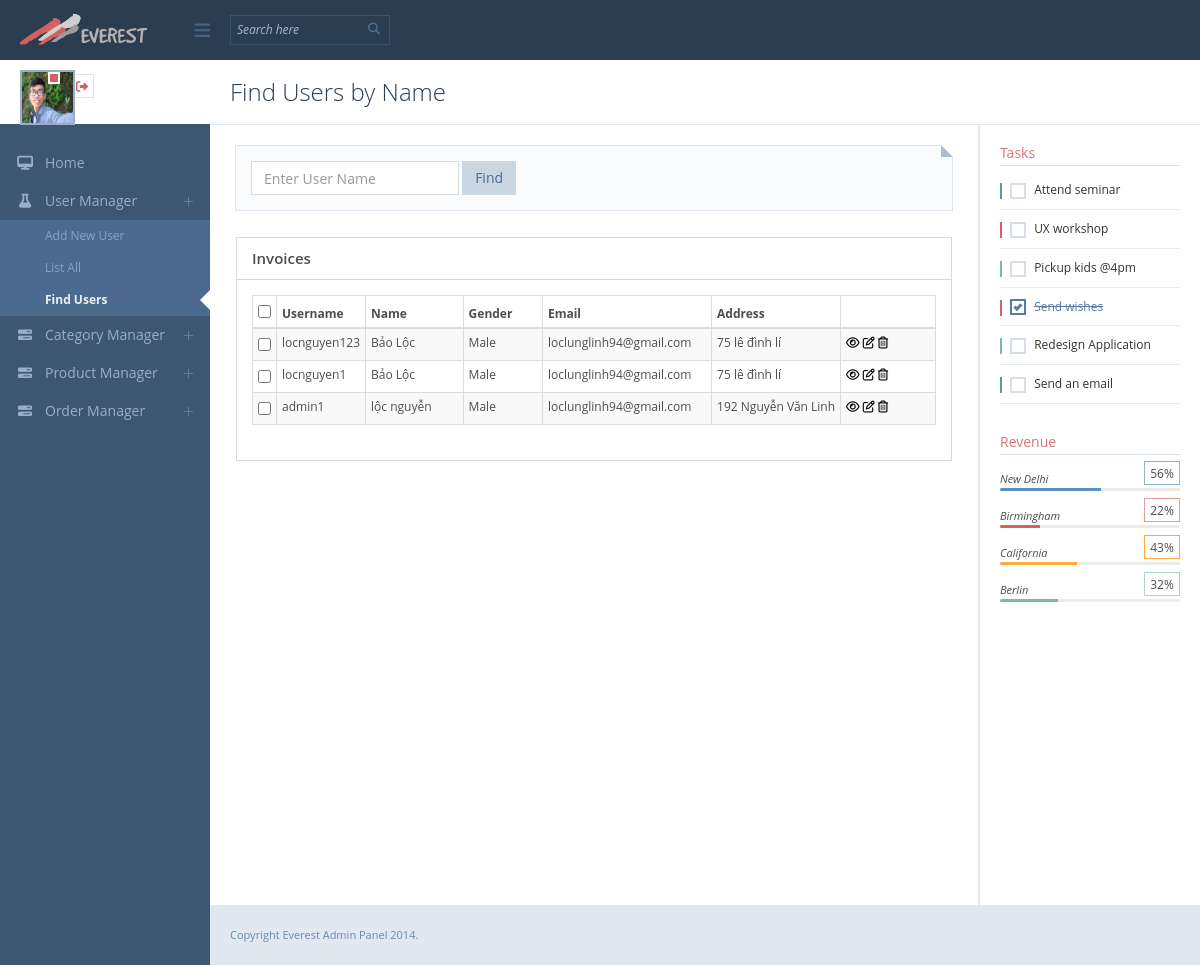
Page /back_end/index.php?action=customer_find (signed in) on the committed database.
### tables this page shows
CREATE TABLE `customer` (
  `id_customer` int(10) NOT NULL,
  `username` varchar(50) NOT NULL,
  `password` varchar(50) NOT NULL,
  `name_customer` varchar(50) NOT NULL,
  `birthday` date NOT NULL,
  `gender` tinyint(1) NOT NULL,
  `address` varchar(100) NOT NULL,
  `phone` varchar(50) NOT NULL,
  `email` text NOT NULL
);

### model/data/DatabaseUtils.php (called while the page is built, shortened)
<?php
class DatabaseUtils {
    public static $dns = "mysql:host=localhost;dbname=aoquan_db";
    public static $username = 'root';
    public static $password = '';
    public static function connect() {
        $options = array(\PDO::ATTR_ERRMODE => \PDO::ERRMODE_EXCEPTION);
        $db = new \PDO( self::$dns, self::$username, self::$password, $options);
        return $db;
    }
}

### model/data/CustomerDao.php (called while the page is built, shortened)
<?php
class CustomerDao {
    private $db;
    function __construct($db) {
        $this->db = $db;
    }
    function findAll() {
        $sql = "select * from customer";
        $command = $this->db->prepare($sql);
        $command->execute();
        $result = $command->fetchAll();
        return $result;
    }
}

### back_end/views/customers/find.php (the view, shortened to what this page needs)
<?php include 'common/header.php'; ?>
<div class="dashboard-wrapper">
    <div class="top-bar">
        <div class="page-title">
            Find Users by Name
        </div>
    </div>
    <div class="main-container">
        <div class="container-fluid">
            <div class="spacer">
                <?php include 'search_form.php';?>
                <div class="row">
                    <div class="col-md-12 col-sm-12 col-xs-12">
                        <div class="panel">
                            <div class="panel-heading">
                                <h4 class="panel-title">Invoices</h4>
                            </div>
                            <div class="panel-body">
                                <div class="table-responsive">
                                    <div id="dt_example" class="table-responsive example_alt_pagination clearfix">
                                        <table class="table table-condensed table-striped table-hover table-bordered pull-left" id="data-table">
                                            <thead>
                                                <tr>
                                                    <th style="width:3%">
                                                        <input type="checkbox">
                                                    </th>
                                                    <th style="width:10%">Username</th>
                                                    <th style="width:15%">Name</th>
                                                    <th style="width:12%">Gender</th>
                                                    <th style="width:25%">Email</th>
                                                    <th style="width:20%">Address</th>
                                                    <th style="width:15%">&nbsp;</th>
                                                </tr>
                                            </thead>
                                            <tbody>
                                                <?php
                                                if (!empty($result)):
                                                    $ch = 'A';
                                                    foreach ($result as $row) :
                                                        ?>
                                                        <tr class="grade<?= $ch ?>">
                                                            <td>
                                                                <input type="checkbox">
                                                            </td>
                                                            <td><?= $row['username'] ?></td>
                                                            <td><?= $row['name_customer'] ?></td>
                                                            <td>
                                                                <?= $row['gender'] == 0 ? 'Female' : 'Male' ?>
                                                            </td>
                                                            <td>
                                                                <?= $row['email'] ?>
                                                            </td>
                                                            <td>
                                                                <?= $row['address'] ?>
                                                            </td>
                                                            <td>
                                                                <?php include 'common/list_control_buttons.php'; ?>
                                                            </td>
                                                        </tr>
                                                        <?php
                                                        $ch ++;
                                                    endforeach;
                                                endif;
                                                ?>
                                            </tbody>
                                        </table>
                                    </div>
                                </div>
                            </div>
                        </div>
                    </div>
                </div>
            </div>
        </div>
    </div>
    <div class="right-sidebar">
        <div class="add-on clearfix">
            <div class="add-on-wrapper">
                <h5>Tasks</h5>
                <div class="todo">
                    <fieldset class="todo-list">
                        <label class="todo-list-item info">
                            <span class="todo-list-mark"></span>
                            <span class="todo-list-desc">Attend seminar</span>
                        </label>
                        <label class="todo-list-item danger">
                            <span class="todo-list-mark"></span>
                            <span class="todo-list-desc">UX workshop</span>
                        </label>
                        <label class="todo-list-item success">
                            <span class="todo-list-mark"></span>
                            <span class="todo-list-desc">Pickup kids @4pm</span>
                        </label>
                        <label class="todo-list-item danger">
                            <span class="todo-list-mark"></span>
                            <span class="todo-list-desc">Send wishes</span>
                        </label>
                        <label class="todo-list-item success">
                            <span class="todo-list-mark"></span>
                            <span class="todo-list-desc">Redesign Application</span>
                        </label>
                        <label class="todo-list-item info">
                            <span class="todo-list-mark"></span>
                            <span class="todo-list-desc">Send an email</span>
                        </label>
                    </fieldset>
                </div>
            </div>
        </div>
        <div class="add-on clearfix">
            <div class="add-on-wrapper">
                <h5>Revenue</h5>
                <ul class="revenue-from">
                    <li>
                        <small>New Delhi</small>
                        <div class="progress progress-xs">
                            <div class="progress-bar progress-bar-info" role="progressbar" aria-valuenow="56" aria-valuemin="0" aria-valuemax="100" style="width: 56%">
                            </div>
                        </div>
                        <span class="revenue-perc info">56%</span>
                    </li>
                    <li>
                        <small>Birmingham</small>
                        <div class="progress progress-xs">
                            <div class="progress-bar progress-bar-danger" role="progressbar" aria-valuenow="22" aria-valuemin="0" aria-valuemax="100" style="width: 22%">
                            </div>
                        </div>
                        <span class="revenue-perc danger">22%</span>
                    </li>
                    <li>
                        <small>California</small>
                        <div class="progress progress-xs">
                            <div class="progress-bar progress-bar-warning" role="progressbar" aria-valuenow="43" aria-valuemin="0" aria-valuemax="100" style="width: 43%">
                            </div>
                        </div>
                        <span class="revenue-perc warning">43%</span>
                    </li>
                    <li>
                        <small>Berlin</small>
                        <div class="progress progress-xs">
                            <div class="progress-bar progress-bar-success" role="progressbar" aria-valuenow="32" aria-valuemin="0" aria-valuemax="100" style="width: 32%">
                            </div>
                        </div>
                        <span class="revenue-perc success">32%</span>
                    </li>
                </ul>
            </div>
        </div>
    </div>
    <footer>
        Copyright Everest Admin Panel 2014.
    </footer>
</div>
<?php include 'common/footer.php'; ?>

### back_end/common/list_control_buttons.php
<a data-toggle="tooltip" data-placement="left" title=""
   data-original-title="View Detail" href="index.php?action=<?= $type ?>_detail&id_<?= $type ?>=<?= $row['id_'.$type  ] ?>">
    <i class="fa fa-eye"></i>
</a>
<a data-toggle="tooltip" data-placement="left" title=""
   data-original-title="Edit"
   href="index.php?action=<?= $type ?>_edit&id_<?= $type ?>=<?= $row['id_'.$type ] ?>">
    <i class="fa fa-edit"></i>
</a>
<a href="#" data-toggle="tooltip" data-placement="left" title=""
   data-original-title="Delete"
   onclick="confirmDelete('index.php?action=<?= $type ?>_delete&id_<?= $type ?>=<?= $row[ 'id_'.$type ] ?>', '<?= $type ?>')">
    <i class="fa fa-trash-o"></i>
</a>

### rows in the picture
customer: username "locnguyen123", name_customer "Bảo Lộc", gender "Male", email "loclunglinh94@gmail.com", address "75 lê đình lí"
customer: username "locnguyen1", name_customer "Bảo Lộc", gender "Male", email "loclunglinh94@gmail.com", address "75 lê đình lí"
customer: username "admin1", name_customer "lộc nguyễn", gender "Male", email "loclunglinh94@gmail.com", address "192 Nguyễn Văn Linh"
